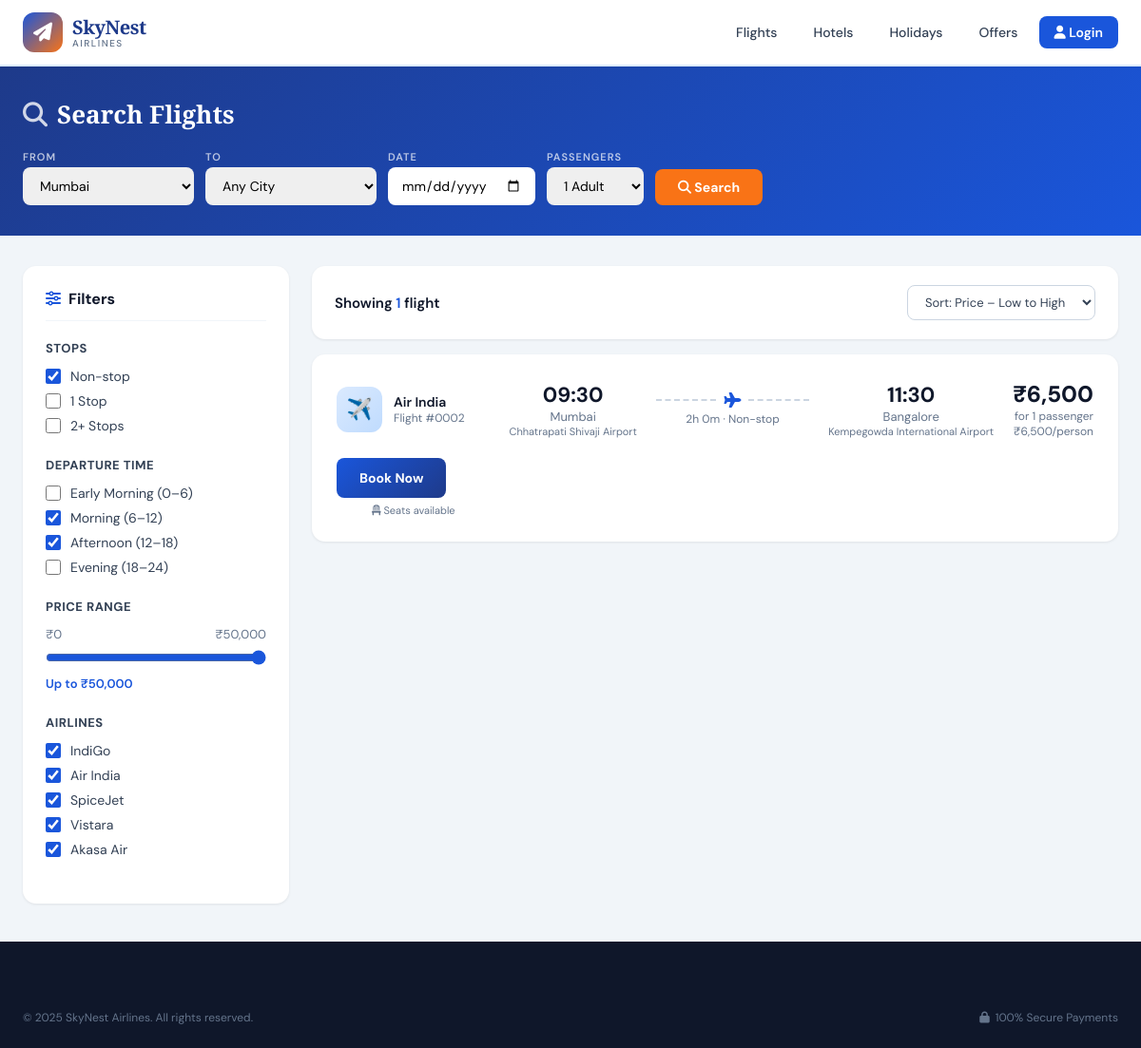
The page /search.php?from=2 on the database its author committed.
### tables this page shows
CREATE TABLE `flights` (
  `flight_id` int NOT NULL,
  `airline_id` int DEFAULT NULL,
  `departure_airport` int DEFAULT NULL,
  `arrival_airport` int DEFAULT NULL,
  `departure_time` datetime DEFAULT NULL,
  `arrival_time` datetime DEFAULT NULL,
  `price` int DEFAULT NULL
);

CREATE TABLE `airlines` (
  `airline_id` int NOT NULL,
  `airline_name` varchar(100) NOT NULL,
  `email` varchar(100) DEFAULT NULL,
  `headquarter` varchar(100) DEFAULT NULL
);

CREATE TABLE `airports` (
  `airport_id` int NOT NULL,
  `airport_name` varchar(100) DEFAULT NULL,
  `city` varchar(50) DEFAULT NULL,
  `state` varchar(50) DEFAULT NULL,
  `country` varchar(50) DEFAULT NULL
);

### search.php (the view, shortened to what this page needs)
<?php include 'db.php'; ?>
<?php
$from       = isset($_GET['from']) ? intval($_GET['from']) : 0;
$date       = isset($_GET['date']) ? $_GET['date'] : '';
$passengers = isset($_GET['passengers']) ? intval($_GET['passengers']) : 1;
$airports = [];
$res = $conn->query("SELECT airport_id, airport_name, city FROM airports ORDER BY city");
if ($res) while ($row = $res->fetch_assoc()) $airports[] = $row;
$flights = [];
$where = [];
if ($from) $where[] = "f.departure_airport = $from";
$sql = "SELECT f.flight_id, f.price, f.departure_time, f.arrival_time,
               al.airline_name, al.airline_id,
               a1.city AS dep_city, a1.airport_name AS dep_airport, a1.country AS dep_country,
               a2.city AS arr_city, a2.airport_name AS arr_airport, a2.country AS arr_country,
               fs.departure_date, fs.gate_number, fs.status, fs.schedule_id
        FROM flights f
        JOIN airlines al ON f.airline_id = al.airline_id
        JOIN airports a1 ON f.departure_airport = a1.airport_id
        JOIN airports a2 ON f.arrival_airport = a2.airport_id
        LEFT JOIN flight_schedule fs ON fs.flight_id = f.flight_id";
if (!empty($where)) $sql .= " WHERE " . implode(' AND ', $where);
$sql .= " ORDER BY f.price ASC";
$result = $conn->query($sql);
if ($result) while ($row = $result->fetch_assoc()) $flights[] = $row;
?>
<!DOCTYPE html>
<html lang="en">
<head>
    <link rel="stylesheet" href="style.css">
    <link rel="stylesheet" href="https://cdnjs.cloudflare.com/ajax/libs/font-awesome/6.5.0/css/all.min.css">
</head>
<body>
<nav class="navbar">
    <div class="nav-container">
        <a href="index.php" class="logo">
            <div class="logo-icon"><i class="fas fa-paper-plane"></i></div>
            <div class="logo-text">
                <span class="logo-name">SkyNest</span>
                <span class="logo-tagline">Airlines</span>
            </div>
        </a>
        <div class="nav-links">
            <a href="index.php">Flights</a>
            <a href="#">Hotels</a>
            <a href="#">Holidays</a>
            <a href="#">Offers</a>
            <a href="index.php" class="nav-cta"><i class="fas fa-user"></i> Login</a>
        </div>
    </div>
</nav>
<div class="page-header">
    <div class="page-header-container">
        <h1><i class="fas fa-search" style="margin-right:10px;opacity:0.8;"></i>Search Flights</h1>
        <form action="search.php" method="GET" style="margin-top:20px; display:flex; gap:12px; flex-wrap:wrap; align-items:flex-end;">
            <div style="display:flex;flex-direction:column;gap:4px;">
                <label style="font-size:11px;color:rgba(255,255,255,0.7);font-weight:600;text-transform:uppercase;letter-spacing:1px;">From</label>
                <select name="from" style="padding:10px 14px;border-radius:8px;border:none;font-family:inherit;font-size:14px;min-width:180px;">
                    <?php foreach ($airports as $ap): ?>
                        <option value="<?= $ap['airport_id'] ?>" <?= $ap['airport_id'] == $from ? 'selected' : '' ?>>
                            <?= htmlspecialchars($ap['city']) ?>
                        </option>
                    <?php endforeach; ?>
                </select>
            </div>
            <div style="display:flex;flex-direction:column;gap:4px;">
                <label style="font-size:11px;color:rgba(255,255,255,0.7);font-weight:600;text-transform:uppercase;letter-spacing:1px;">To</label>
                <select name="to" style="padding:10px 14px;border-radius:8px;border:none;font-family:inherit;font-size:14px;min-width:180px;">
                    <option value="">Any City</option>
                </select>
            </div>
            <div style="display:flex;flex-direction:column;gap:4px;">
                <label style="font-size:11px;color:rgba(255,255,255,0.7);font-weight:600;text-transform:uppercase;letter-spacing:1px;">Date</label>
                <input type="date" name="date" value="<?= htmlspecialchars($date) ?>" min="<?= date('Y-m-d') ?>" style="padding:10px 14px;border-radius:8px;border:none;font-family:inherit;font-size:14px;">
            </div>
            <div style="display:flex;flex-direction:column;gap:4px;">
                <label style="font-size:11px;color:rgba(255,255,255,0.7);font-weight:600;text-transform:uppercase;letter-spacing:1px;">Passengers</label>
                <select name="passengers" style="padding:10px 14px;border-radius:8px;border:none;font-family:inherit;font-size:14px;">
                    <?php for ($i=1; $i<=6; $i++): ?>
                        <option value="<?=$i?>" <?=$i==$passengers?'selected':''?>><?=$i?> Adult<?=$i>1?'s':''?></option>
                    <?php endfor; ?>
                </select>
            </div>
            <button type="submit" style="padding:10px 24px;background:#f97316;color:white;border:none;border-radius:8px;font-family:inherit;font-size:14px;font-weight:700;cursor:pointer;">
                <i class="fas fa-search"></i> Search
            </button>
        </form>
    </div>
</div>
<div class="results-layout">
    <aside class="filter-panel">
        <h3><i class="fas fa-sliders-h" style="margin-right:8px;color:var(--primary);"></i>Filters</h3>
        <div class="filter-group">
            <h4>Stops</h4>
            <label class="filter-option"><input type="checkbox" checked> Non-stop</label>
            <label class="filter-option"><input type="checkbox"> 1 Stop</label>
            <label class="filter-option"><input type="checkbox"> 2+ Stops</label>
        </div>
        <div class="filter-group">
            <h4>Departure Time</h4>
            <label class="filter-option"><input type="checkbox"> Early Morning (0–6)</label>
            <label class="filter-option"><input type="checkbox" checked> Morning (6–12)</label>
            <label class="filter-option"><input type="checkbox" checked> Afternoon (12–18)</label>
            <label class="filter-option"><input type="checkbox"> Evening (18–24)</label>
        </div>
        <div class="filter-group">
            <h4>Price Range</h4>
            <div style="display:flex;justify-content:space-between;font-size:13px;color:var(--gray-500);margin-bottom:8px;">
                <span>₹0</span><span>₹50,000</span>
            </div>
            <input type="range" min="0" max="50000" value="50000" style="width:100%;accent-color:var(--primary);" oninput="this.nextElementSibling.textContent='Up to ₹'+Number(this.value).toLocaleString()">
            <div style="font-size:13px;color:var(--primary);font-weight:600;margin-top:6px;">Up to ₹50,000</div>
        </div>
        <div class="filter-group">
            <h4>Airlines</h4>
            <?php
            $airlines = [];
            $ar = $conn->query("SELECT DISTINCT airline_name FROM airlines");
            if ($ar) while ($row = $ar->fetch_assoc()) $airlines[] = $row['airline_name'];
            foreach ($airlines as $al): ?>
            <label class="filter-option"><input type="checkbox" checked> <?= htmlspecialchars($al) ?></label>
            <?php endforeach; ?>
        </div>
    </aside>
    <div>
        <div class="results-header">
            <div class="results-count">
                Showing <span><?= count($flights) ?></span> flight<?= count($flights) != 1 ? 's' : '' ?>
            </div>
            <select class="sort-select">
                <option>Sort: Price – Low to High</option>
            </select>
        </div>
        <?php foreach ($flights as $f):
            $dep = new DateTime($f['departure_time']);
            $arr = new DateTime($f['arrival_time']);
            $diff = $dep->diff($arr);
            $duration = $diff->h . 'h ' . $diff->i . 'm';
        ?>
        <div class="flight-card">
            <div class="airline-info">
                <div class="airline-logo">✈️</div>
                <div>
                    <div class="airline-name"><?= htmlspecialchars($f['airline_name']) ?></div>
                    <div class="flight-number">Flight #<?= str_pad($f['flight_id'], 4, '0', STR_PAD_LEFT) ?></div>
                </div>
            </div>
            <div class="time-info">
                <div class="time"><?= $dep->format('H:i') ?></div>
                <div class="airport-code"><?= htmlspecialchars($f['dep_city']) ?></div>
                <div style="font-size:11px;color:var(--gray-500);"><?= htmlspecialchars($f['dep_airport']) ?></div>
            </div>
            <div class="duration-info">
                <div class="duration-line">
                    <hr>
                    <i class="fas fa-plane"></i>
                    <hr>
                </div>
                <div class="duration-text"><?= $duration ?> · Non-stop</div>
            </div>
            <div class="time-info">
                <div class="time"><?= $arr->format('H:i') ?></div>
                <div class="airport-code"><?= htmlspecialchars($f['arr_city']) ?></div>
                <div style="font-size:11px;color:var(--gray-500);"><?= htmlspecialchars($f['arr_airport']) ?></div>
            </div>
            <div class="flight-price">
                <div class="price">₹<?= number_format($f['price'] * $passengers) ?></div>
                <div class="price-label">for <?= $passengers ?> passenger<?= $passengers > 1 ? 's' : '' ?></div>
                <div style="font-size:12px;color:var(--gray-500);">₹<?= number_format($f['price']) ?>/person</div>
            </div>
            <div>
                <a href="passenger.php?flight_id=<?= $f['flight_id'] ?>&passengers=<?= $passengers ?>&schedule_id=<?= $f['schedule_id'] ?>" class="btn-book">
                    Book Now
                </a>
                <div style="font-size:11px;color:var(--gray-500);text-align:center;margin-top:6px;">
                    <i class="fas fa-chair"></i> Seats available
                </div>
            </div>
        </div>
        <?php endforeach; ?>
    </div>
</div>
<footer class="footer" style="margin-top:40px;">
    <div class="footer-bottom" style="border-top:none;">
        <span>© 2025 SkyNest Airlines. All rights reserved.</span>
        <span><i class="fas fa-lock" style="margin-right:6px;"></i>100% Secure Payments</span>
    </div>
</footer>
</body>
</html>

### rows shown on the page
flights: airline.airline_name "Air India", flight_id "0002", departure_time "09:30", airports.city "Mumbai", airports.airport_name "Chhatrapati Shivaji Airport", duration "2h 0m", arrival_time "11:30", airports.city "Bangalore", airports.airport_name "Kempegowda International Airport", $f['price']*$passengers "6,500", price "6,500"

### other values the page prints
$al "IndiGo"
$al "Air India"
$al "SpiceJet"
$al "Vistara"
$al "Akasa Air"
count($flights) "1"
form field from "Mumbai"
form field passengers "1 Adult"
